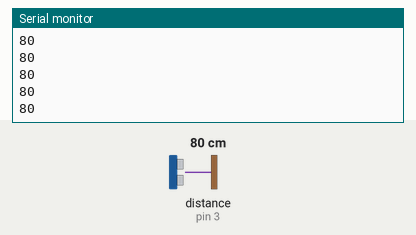
This sketch was run on a simulated Arduino Uno, built with avr-gcc and run on an emulated ATmega328P. Shown: the last lines printed to the serial monitor. Wiring (inferred from the names in the program): ultrasonic range finder: trigger pin 2; echo pin 3. Inputs (shaded band) come from the test bench; at power-on: distance to the obstacle (sensor on pin 3) 80 cm. The echo pulse lasts 58.3 µs per cm.

Above: at 1.2 s.
1.3 s: distance to the obstacle (sensor on pin 3) set to 2 cm
At 1.51 s:
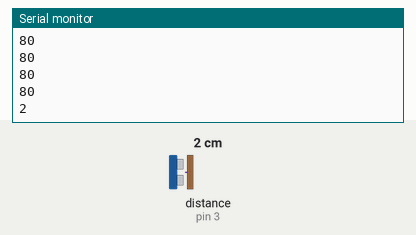
2.8 s: distance to the obstacle (sensor on pin 3) set to 4 cm
At 2.83 s:
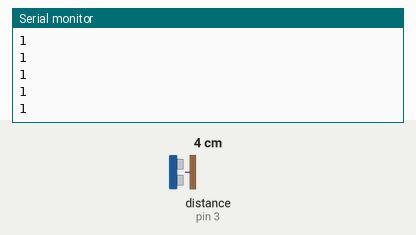
Timing chart, 0 to 5.8 s (numbered marks = the images above; inputs shaded):
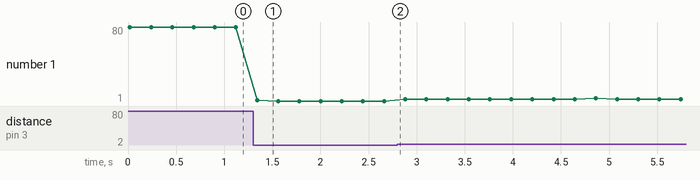

The sketch:

us_int_bez_timera.ino
```cpp
// tento program meria vzdialenost z ultrazvukoveho senzora HC-SR04
// pomocou preruseni (interrupt): signal na pin TRIG sa generuje priamo
// z programu, ale program nemusi cakat na odozvu na pine ECHO, pretoze
// zmena na tomto pine generuje prerusenie a vzdialenost sa zmeria
// v pozadi behu hlavneho programu

#define TRIG 2
#define ECHO 3

void setup()
{
    Serial.begin(115200);
    pinMode(TRIG, OUTPUT);
    pinMode(ECHO, INPUT);
    attachInterrupt(digitalPinToInterrupt(ECHO), zmena, CHANGE);
}

long zaciatocny_cas, koncovy_cas;
int vzdialenost, zaciatok_pulzu;

void zmena()
{
   if (zaciatok_pulzu)
   {
      zaciatocny_cas = micros();
      zaciatok_pulzu = 0;
   }
   else
   {
     koncovy_cas = micros();
     vzdialenost = (koncovy_cas - zaciatocny_cas) / 58;
    }
}

void posli_pulz()
{
    digitalWrite(TRIG, 1);
    delayMicroseconds(10);
    digitalWrite(TRIG, 0);
    zaciatok_pulzu = 1;
}

void loop()
{
    Serial.println("Ultrazvuk");
    while (1)
    {
        posli_pulz();
        delay(20);
        Serial.println(vzdialenost);
        delay(200);
    }
}
```

Measured:
- after the input at 1.3 s, the serial monitor: prints a new line at once (image 1)
- plotted number 1: 80 → 1 after the input at 1.3 s, 1 → 3 after the input at 2.8 s
